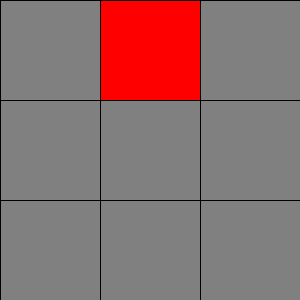
Frame 1 (no input)
Frame 60 (the mouse pressed at the canvas centre just before this capture): identical to frame 1, image omitted
Frame 120 (the mouse held since frame 60 and released just before this capture): identical to frame 1, image omitted

The Processing sketch that drew this single still picture (run headless with seeded random() and noise(); from frame 60 on, the mouse is pressed at the canvas centre):

// Processing sketch: week04_2
// ── week04_2.pde
int[][] c = new int[3][3];
void setup(){
  for(int i=0;i<3;i++){
    for(int j=0;j<3;j++){
      c[i][j]=0;
    }
  }
  c[0][1]=1; //測試
  size(300,300);  
}
void draw(){
  for(int i=0;i<3;i++){
    for(int j=0;j<3;j++){
      if(c[i][j]==0) fill(128);
      else fill(255,0,0);
      rect(j*100,i*100,100,100);
    }
  }
}
